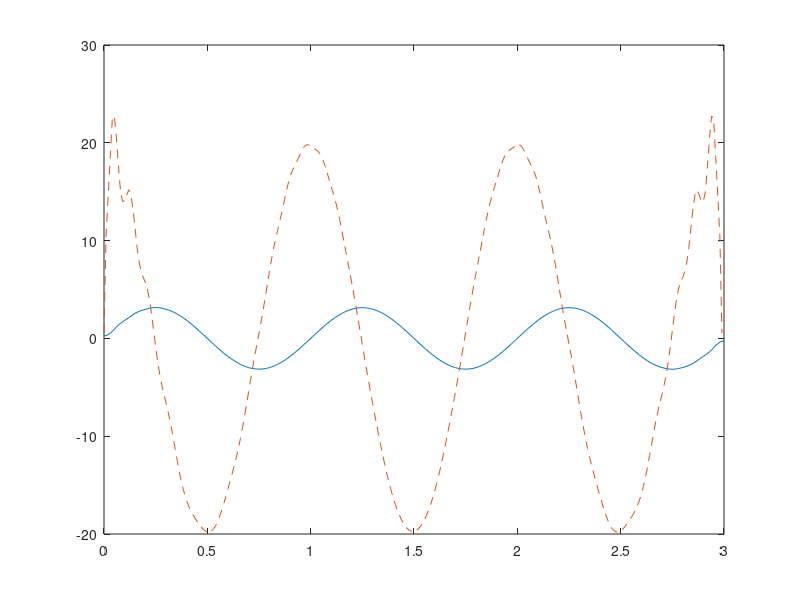

Reproduce this figure in MATLAB.
Fs = 100;
t = 0:1/Fs:3;

beta = pi;
Fc = 10;
F = 1;
s = cos(2*pi*Fc*t + beta*sin(2*pi*F*t));
y = hilbert(s);
phi = unwrap(angle(y));
z_pm = phi - 2*pi*Fc*t;
z_fm = diff(phi)*Fs - 2*pi*Fc;
plot(t, z_pm, t(1:end-1), z_fm, '--');
%%

